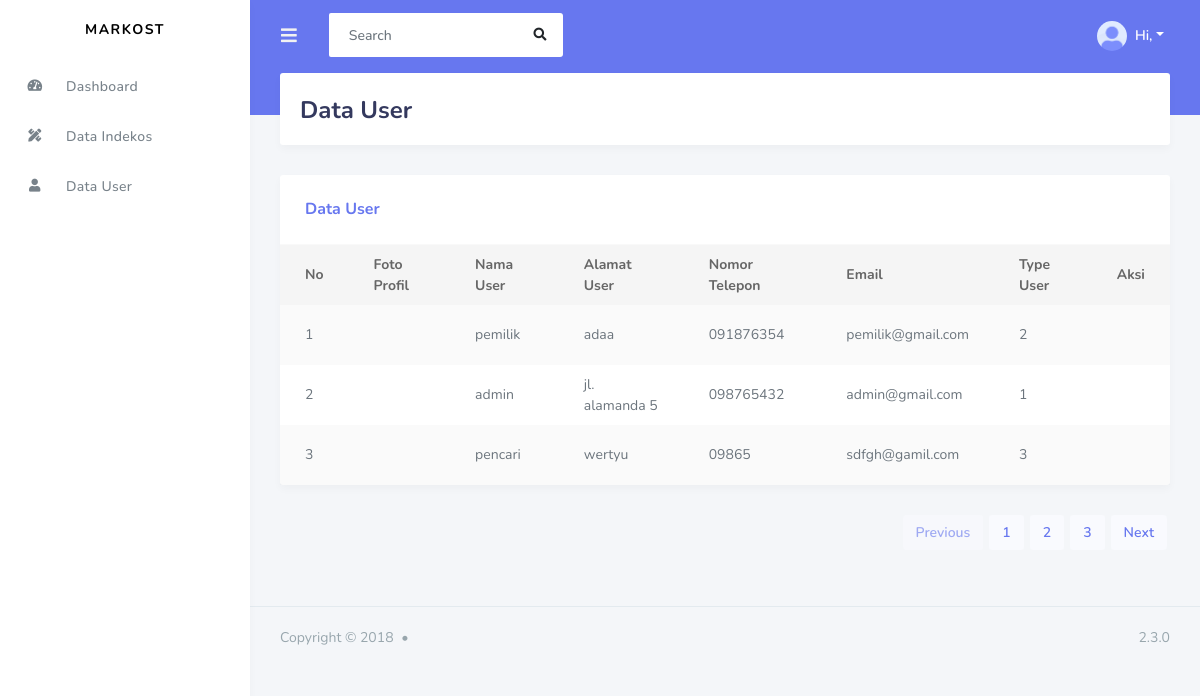
Screenshot of /index.php/admin/data_user with the database file from the repository.
### tables this page shows
CREATE TABLE `user` (
  `id_user` int(11) NOT NULL,
  `id_level` int(11) NOT NULL,
  `username` varchar(100) NOT NULL,
  `alamat` varchar(100) NOT NULL,
  `email` varchar(50) NOT NULL,
  `password` varchar(50) NOT NULL,
  `telepon` varchar(15) NOT NULL,
  `tanggal_buat` timestamp NOT NULL DEFAULT current_timestamp() ON UPDATE current_timestamp(),
  `tanggal_ubah` timestamp NOT NULL DEFAULT current_timestamp()
);

### application/controllers/admin/data_user.php (called while the page is built, shortened)
<?php
class Data_user extends CI_controller
{
	public function __construct() {
		$this->load->library('pagination');
		$this->load->model('indekos_model');
	}
	public function index()
	{
		$data['user']= $this->indekos_model->get_data('user')->result();
		$data['level']= $this->indekos_model->get_data('level')->result();
		$this->load->view('admin/_partials/head');
		$this->load->view('admin/_partials/sidebar');
		$this->load->view('admin/data_user', $data);
		$this->load->view('admin/_partials/footer');
	}
}
 ?>

### index.php (called while the page is built, shortened)
<?php
require_once BASEPATH.'core/CodeIgniter.php';

### application/models/indekos_model.php (called while the page is built, shortened)
<?php
class Indekos_model extends CI_Model
{
	public function get_data($table)
	{
		return $this->db->get($table);
	}
}
?>

### application/views/admin/data_user.php (the view, shortened to what this page needs)
<div class="main-content">
  <section class="section">
    <div class="section-header">
      <h1>Data User</h1>
    </div>
    <div>
      <div class="card">
        <div class="card-header">
          <h4>Data User</h4>
        </div>
        <div class="card-body p-0">
          <div class="table-responsive">
            <table class="table table-striped mb-0">
              <thead>
                <tr>
                  <th>No</th>
                  <th>Foto Profil</th>
                  <th>Nama User</th>
                  <th>Alamat User</th>
                  <th>Nomor Telepon</th>
                  <th>Email</th>
                  <th>Type User</th>
                  <th>Aksi</th>
                </tr>
              </thead>
              <tbody>
                <?php
                    $no= 1;
                    foreach ($user as $mb) : ?>
                      <tr><td><?php echo $no++ ?></td>
                      <td></td>
                      <td><?php echo $mb->username ?></td>
                      <td><?php echo $mb->alamat ?></td>
                      <td><?php echo $mb->telepon ?></td>
                      <td><?php echo $mb->email?></td>
                      <td><?php echo $mb->id_level ?></td>
                      <td></td>
                      </tr>
                <?php
                    endforeach
                ?>
              </tbody>
            </table>
          </div>
        </div>
      </div>
      <nav aria-label="Page navigation example">
        <ul class="pagination justify-content-end">
          <li class="page-item disabled">
            <a class="page-link" href="#" tabindex="-1" aria-disabled="true">Previous</a>
          </li>
          <li class="page-item"><a class="page-link" href="#">1</a></li>
          <li class="page-item"><a class="page-link" href="#">2</a></li>
          <li class="page-item"><a class="page-link" href="#">3</a></li>
          <li class="page-item">
            <a class="page-link" href="#">Next</a>
          </li>
        </ul>
      </nav>
    </div>
  </div>
</div>

### application/views/admin/_partials/head.php (shortened to what this page needs)
<!DOCTYPE html>
<html lang="en">
<head>
  <link rel="stylesheet" href="https://stackpath.bootstrapcdn.com/bootstrap/4.3.1/css/bootstrap.min.css">
  <link rel="stylesheet" href="https://use.fontawesome.com/releases/v5.7.2/css/all.css">
  <link rel="stylesheet" href="<?php echo base_url('assets/assets_stisla') ?>/assets/css/style.css">
  <link rel="stylesheet" href="<?php echo base_url('assets/assets_stisla') ?>/assets/css/components.css">
</head>

### application/views/admin/_partials/sidebar.php (shortened to what this page needs)
<body>
  <div id="app">
    <div class="main-wrapper">
      <div class="navbar-bg"></div>
      <nav class="navbar navbar-expand-lg main-navbar">
        <form class="form-inline mr-auto">
          <ul class="navbar-nav mr-3">
            <li><a href="#" data-toggle="sidebar" class="nav-link nav-link-lg"><i class="fas fa-bars"></i></a></li>
          </ul>
          <div class="search-element">
            <input class="form-control" type="search" placeholder="Search" aria-label="Search" data-width="250">
            <button class="btn" type="submit"><i class="fas fa-search"></i></button>
          </div>
        </form>
        <ul class="navbar-nav navbar-right">
          <li class="dropdown"><a href="#" data-toggle="dropdown" class="nav-link dropdown-toggle nav-link-lg nav-link-user">
            <img alt="image" src="<?php  echo base_url('assets/assets_stisla')?>/assets/img/avatar/avatar-1.png" class="rounded-circle mr-1">
            <div class="d-sm-none d-lg-inline-block">Hi, <?php echo $this->session->userdata('username'); ?></div></a>
          </li>
        </ul>
      </nav>
      <div class="main-sidebar">
        <aside id="sidebar-wrapper">
          <div class="sidebar-brand">
            <a href="<?php echo site_url('admin/dashboard') ?>">MARKOST</a>
          </div>
          <ul class="sidebar-menu">
              <li><a class="nav-link" href="<?php echo site_url('admin/dashboard') ?>"><i class="fas fa-tachometer-alt"></i> <span>Dashboard</span></a></li>
              <li><a class="nav-link" href="<?php echo site_url('admin/data_indekos') ?>"><i class="fas fa-pencil-ruler"></i> <span>Data Indekos</span></a></li>
              <li><a class="nav-link" href="<?php echo site_url('admin/data_user') ?>"><i class="fas fa-user"></i> <span>Data User</span></a></li>
            </ul>
        </aside>
      </div>

### application/views/admin/_partials/footer.php (shortened to what this page needs)
      <footer class="main-footer">
        <div class="footer-left">
          Copyright &copy; 2018 <div class="bullet"></div>
        </div>
        <div class="footer-right">
          2.3.0
        </div>
      </footer>
    </div>
</body>
</html>

### rows the page displays
user: username "pemilik", alamat "adaa", telepon "091876354", email "pemilik@gmail.com", id_level "2"
user: username "admin", alamat "jl. alamanda 5", telepon "098765432", email "admin@gmail.com", id_level "1"
user: username "pencari", alamat "wertyu", telepon "09865", email "sdfgh@gamil.com", id_level "3"
